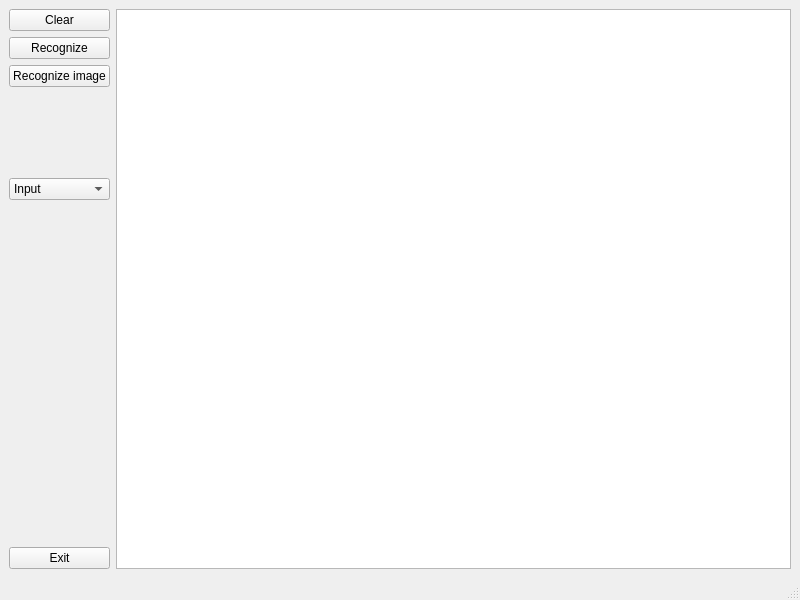
<?xml version="1.0" encoding="UTF-8"?>
<ui version="4.0">
 <class>mainWindow</class>
 <widget class="QMainWindow" name="mainWindow">
  <property name="geometry">
   <rect>
    <x>0</x>
    <y>0</y>
    <width>800</width>
    <height>600</height>
   </rect>
  </property>
  <property name="windowTitle">
   <string>MainWindow</string>
  </property>
  <widget class="QWidget" name="centralwidget">
   <layout class="QHBoxLayout" name="horizontalLayout_2">
    <item>
     <layout class="QHBoxLayout" name="horizontalLayout">
      <item>
       <layout class="QVBoxLayout" name="verticalLayout">
        <item>
         <widget class="QPushButton" name="clearButton">
          <property name="text">
           <string>Clear</string>
          </property>
         </widget>
        </item>
        <item>
         <widget class="QPushButton" name="recButton">
          <property name="text">
           <string>Recognize</string>
          </property>
         </widget>
        </item>
        <item>
         <widget class="QPushButton" name="recImButton">
          <property name="text">
           <string>Recognize image</string>
          </property>
         </widget>
        </item>
        <item>
         <spacer name="verticalSpacer_2">
          <property name="orientation">
           <enum>Qt::Vertical</enum>
          </property>
          <property name="sizeHint" stdset="0">
           <size>
            <width>20</width>
            <height>40</height>
           </size>
          </property>
         </spacer>
        </item>
        <item>
         <widget class="QComboBox" name="stages">
          <item>
           <property name="text">
            <string>Input</string>
           </property>
          </item>
          <item>
           <property name="text">
            <string>Vectorization</string>
           </property>
          </item>
          <item>
           <property name="text">
            <string>Dividing</string>
           </property>
          </item>
          <item>
           <property name="text">
            <string>Uniting</string>
           </property>
          </item>
          <item>
           <property name="text">
            <string>Recognizing</string>
           </property>
          </item>
         </widget>
        </item>
        <item>
         <spacer name="verticalSpacer_5">
          <property name="orientation">
           <enum>Qt::Vertical</enum>
          </property>
          <property name="sizeHint" stdset="0">
           <size>
            <width>20</width>
            <height>40</height>
           </size>
          </property>
         </spacer>
        </item>
        <item>
         <spacer name="verticalSpacer_4">
          <property name="orientation">
           <enum>Qt::Vertical</enum>
          </property>
          <property name="sizeHint" stdset="0">
           <size>
            <width>20</width>
            <height>40</height>
           </size>
          </property>
         </spacer>
        </item>
        <item>
         <spacer name="verticalSpacer_3">
          <property name="orientation">
           <enum>Qt::Vertical</enum>
          </property>
          <property name="sizeHint" stdset="0">
           <size>
            <width>20</width>
            <height>40</height>
           </size>
          </property>
         </spacer>
        </item>
        <item>
         <spacer name="verticalSpacer">
          <property name="orientation">
           <enum>Qt::Vertical</enum>
          </property>
          <property name="sizeHint" stdset="0">
           <size>
            <width>20</width>
            <height>40</height>
           </size>
          </property>
         </spacer>
        </item>
        <item>
         <widget class="QPushButton" name="exitButton">
          <property name="text">
           <string>Exit</string>
          </property>
         </widget>
        </item>
       </layout>
      </item>
      <item>
       <widget class="QGraphicsView" name="outputView"/>
      </item>
     </layout>
    </item>
   </layout>
  </widget>
  <widget class="QMenuBar" name="menubar">
   <property name="geometry">
    <rect>
     <x>0</x>
     <y>0</y>
     <width>800</width>
     <height>21</height>
    </rect>
   </property>
  </widget>
  <widget class="QStatusBar" name="statusbar"/>
 </widget>
 <resources/>
 <connections/>
</ui>
